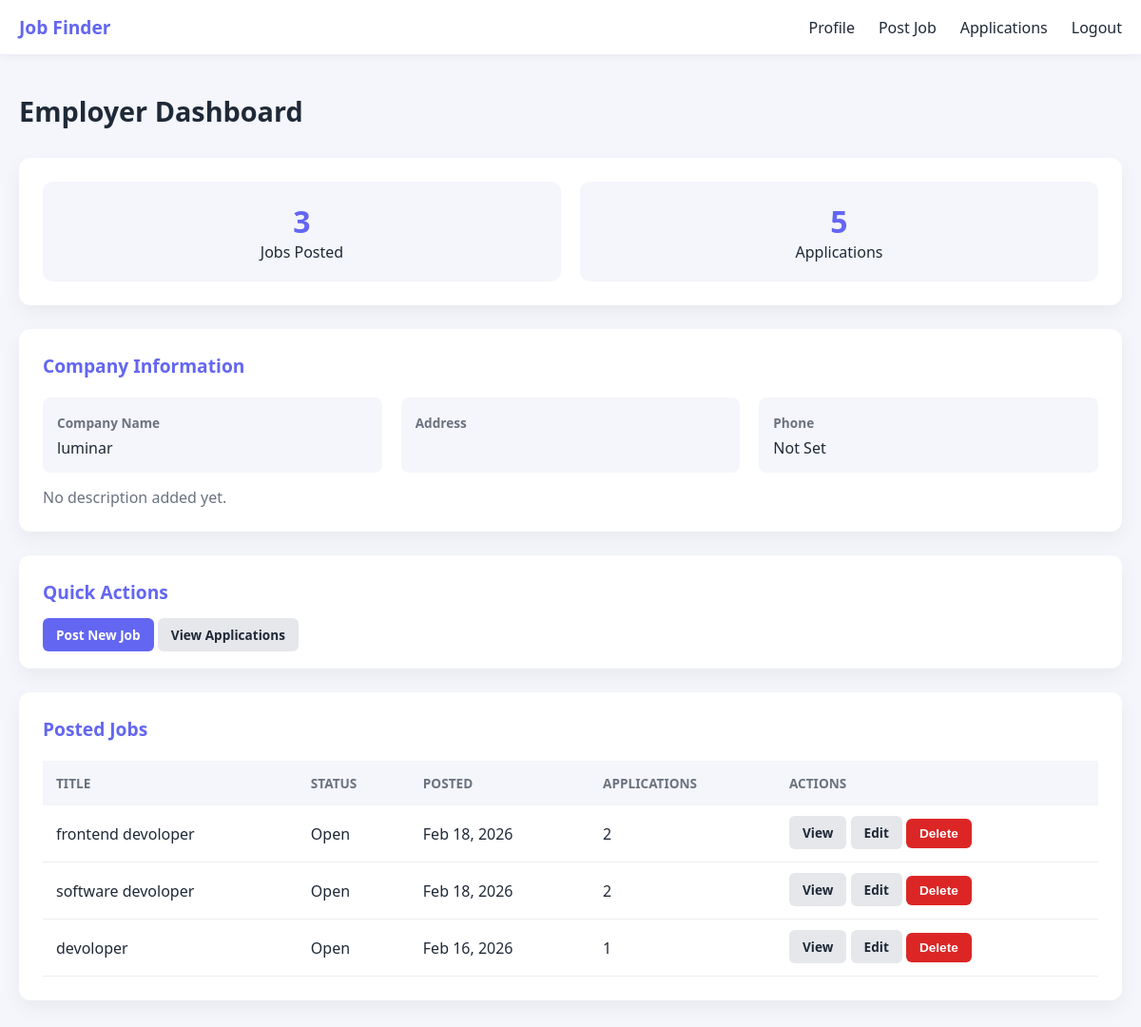
/accounts/employer/dashboard/ (signed in), run on the app's committed database.
### accounts/models.py (models this page shows, shortened)
class Employer(models.Model):
    user = models.OneToOneField(User, on_delete=models.CASCADE, related_name="employer")
    company_name = models.CharField(max_length=200)
    address = models.CharField(max_length=255, blank=True)
    phone = models.CharField(max_length=15, blank=True)
    company_description = models.TextField(blank=True)
    logo = models.ImageField(upload_to="company_logos/", blank=True, null=True)
    created_at = models.DateTimeField(auto_now_add=True)

class Job(models.Model):
    title = models.CharField(max_length=200)
    company_name = models.CharField(max_length=200)
    employer = models.ForeignKey('Employer', on_delete=models.CASCADE, related_name='jobs', null=True, blank=True)
    description = models.TextField()
    location = models.CharField(max_length=200, blank=True, null=True)
    type = models.CharField(max_length=50, blank=True, null=True)
    salary = models.CharField(max_length=100, blank=True, null=True)
    status = models.CharField(max_length=20, default='Open')
    created_at = models.DateTimeField(auto_now_add=True)

### accounts/views.py (the view)
# urls.py: path('employer/dashboard/', views.employer_dashboard, name='employer_dashboard'),
@login_required
@user_passes_test(lambda u: hasattr(u, 'profile') and u.profile.user_type == 'employer')
def employer_dashboard(request):
    employer = getattr(request.user, 'employer', None)
    posted_jobs = []
    total_jobs = 0
    total_applications = 0
    if employer:
        posted_jobs = Job.objects.filter(company_name=employer.company_name).order_by('-created_at')
        total_jobs = posted_jobs.count()
        try:
            from .models import JobApplication
            total_applications = JobApplication.objects.filter(job__in=posted_jobs).count()
            for job in posted_jobs:
                job.application_count = JobApplication.objects.filter(job=job).count()
        except ImportError:
            for job in posted_jobs:
                job.application_count = 0
    context = {
        'employer': employer,
        'posted_jobs': posted_jobs,
        'total_jobs': total_jobs,
        'total_applications': total_applications,
    }
    return render(request, 'accounts/employer/employer_dashboard.html', context)

### accounts/templates/accounts/employer/employer_dashboard.html (shortened to what this page needs)
<!DOCTYPE html>
<html lang="en">
<head>
</head>
<body>
<div class="navbar">
    <div class="navbar-container">
        <div class="logo">Job Finder</div>
        <ul class="navbar-links">
            <li><a href="{% url 'employer_profile' %}">Profile</a></li>
            <li><a href="{% url 'post_job' %}">Post Job</a></li>
            <li><a href="{% url 'view_applicants' %}">Applications</a></li>
            <li><a href="{% url 'logout' %}">Logout</a></li>
        </ul>
    </div>
</div>
<div class="container">
    <h1>Employer Dashboard</h1>
    <div class="card">
        <div class="stats">
            <div class="stat-box">
                <div class="stat-number">{{ total_jobs|default:0 }}</div>
                <div>Jobs Posted</div>
            </div>
            <div class="stat-box">
                <div class="stat-number">{{ total_applications|default:0 }}</div>
                <div>Applications</div>
            </div>
        </div>
    </div>
    <div class="card">
        <h2>Company Information</h2>
        {% if employer %}
        <div class="info-grid">
            <div class="info-item">
                <label>Company Name</label>
                <span>{{ employer.user.username }}</span>
            </div>
            <div class="info-item">
                <label>Address</label>
            </div>
            <div class="info-item">
                <label>Phone</label>
                <span>{{ employer.phone|default:"Not Set" }}</span>
            </div>
        </div>
        <p style="margin-top:15px; color:var(--text-light);">
            {{ employer.company_description|default:"No description added yet." }}
        </p>
        {% else %}
        <p>No company profile found.</p>
        {% endif %}
    </div>
    <div class="card">
        <h2>Quick Actions</h2>
        <a href="{% url 'post_job' %}" class="btn btn-primary">Post New Job</a>
        <a href="{% url 'view_applicants' %}" class="btn btn-secondary">View Applications</a>
    </div>
    <div class="card">
        <h2>Posted Jobs</h2>
        {% if posted_jobs %}
        <table>
            <thead>
                <tr>
                    <th>Title</th>
                    <th>Status</th>
                    <th>Posted</th>
                    <th>Applications</th>
                    <th>Actions</th>
                </tr>
            </thead>
            <tbody>
                {% for job in posted_jobs %}
                <tr>
                    <td>{{ job.title }}</td>
                    <td>{{ job.status|default:"Open" }}</td>
                    <td>{{ job.created_at|date:"M d, Y" }}</td>
                    <td>{{ job.application_count|default:0 }}</td>
                    <td>
                        <a href="{% url 'view_job' job.id %}" class="btn btn-secondary">View</a>
                        <a href="{% url 'edit_job' job.id %}" class="btn btn-secondary">Edit</a>
                        <form action="{% url 'delete_job' job.id %}" method="post" style="display:inline;">
                            <button type="submit" class="btn btn-danger">Delete</button>
                        </form>
                    </td>
                </tr>
                {% endfor %}
            </tbody>
        </table>
        {% else %}
        <p>No jobs posted yet.</p>
        {% endif %}
    </div>
</div>
</body>
</html>

### accounts/templates/accounts/employer/employer_dashboard.html (style rules this page uses)
:root { --primary: #6366f1; --primary-dark: #4f46e5; --danger: #dc2626; --gray-bg: #f4f6fb; --text-dark: #1f2937; --text-light: #6b7280; --white: #ffffff; }
* { margin: 0; padding: 0; box-sizing: border-box; }
body { font-family: 'Segoe UI', sans-serif; background: var(--gray-bg); color: var(--text-dark); }
.navbar { background: var(--white); box-shadow: 0 2px 10px rgba(0,0,0,0.05); padding: 15px 0; }
.navbar-container { max-width: 1200px; margin: auto; padding: 0 20px; display: flex; justify-content: space-between; align-items: center; }
.logo { font-weight: bold; font-size: 1.2rem; color: var(--primary); }
.navbar-links { list-style: none; display: flex; gap: 25px; }
.navbar-links a { text-decoration: none; color: var(--text-dark); font-weight: 500; transition: 0.3s; }
.container { max-width: 1200px; margin: 40px auto; padding: 0 20px; }
h1 { margin-bottom: 30px; font-size: 1.8rem; font-weight: 600; }
.card { background: var(--white); border-radius: 12px; padding: 25px; margin-bottom: 25px; box-shadow: 0 8px 20px rgba(0,0,0,0.05); }
.card h2 { margin-bottom: 20px; font-size: 1.2rem; color: var(--primary); }
.stats { display: grid; grid-template-columns: repeat(auto-fit, minmax(200px,1fr)); gap: 20px; }
.stat-box { background: var(--gray-bg); padding: 20px; border-radius: 10px; text-align: center; }
.stat-number { font-size: 2rem; font-weight: bold; color: var(--primary); }
.info-grid { display: grid; grid-template-columns: repeat(auto-fit, minmax(250px,1fr)); gap: 20px; }
.info-item { background: var(--gray-bg); padding: 15px; border-radius: 8px; }
.info-item label { font-size: 0.85rem; font-weight: 600; color: var(--text-light); }
.info-item span { display: block; margin-top: 5px; font-weight: 500; }
table { width: 100%; border-collapse: collapse; }
thead { background: var(--gray-bg); }
th, td { padding: 14px; text-align: left; }
th { font-size: 0.85rem; text-transform: uppercase; color: var(--text-light); }
tbody tr { border-bottom: 1px solid #eee; }
.btn { padding: 8px 14px; border-radius: 6px; font-size: 0.85rem; font-weight: 600; text-decoration: none; border: none; cursor: pointer; transition: 0.3s; }
.btn-primary { background: var(--primary); color: white; }
.btn-secondary { background: #e5e7eb; color: var(--text-dark); }
.btn-danger { background: var(--danger); color: white; }

### data on the page
Employer: user.username "luminar", phone "Not Set", company_description "No description added yet."
Job: title "frontend devoloper", status "Open", created_at "Feb 18, 2026", application_count "2"
Job: title "software devoloper", status "Open", created_at "Feb 18, 2026", application_count "2"
Job: title "devoloper", status "Open", created_at "Feb 16, 2026", application_count "1"

### other printed values
{{ total_jobs|default:0 }} "3"
{{ total_applications|default:0 }} "5"
